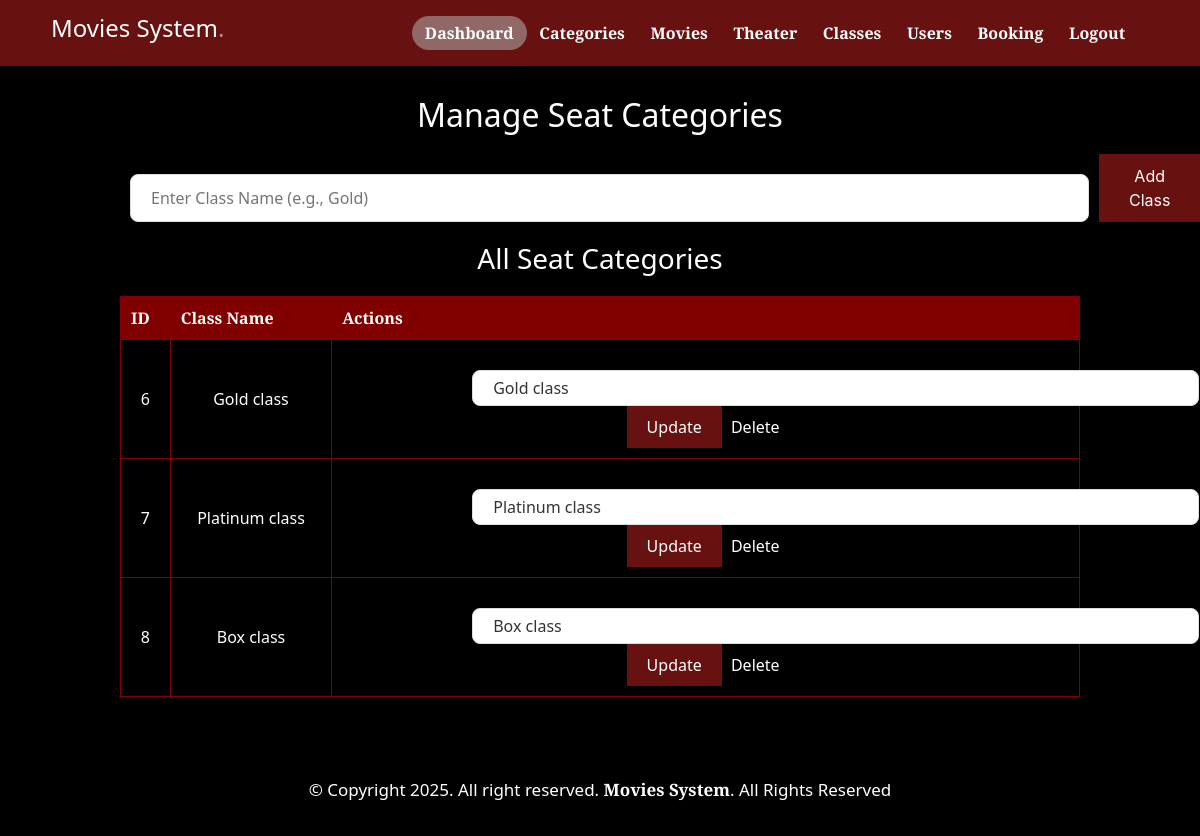
/admin/classes.php, run on the app's committed database.
### tables this page shows
CREATE TABLE `classes` (
  `classid` int(11) NOT NULL,
  `classname` varchar(255) NOT NULL,
  `price` decimal(10,2) NOT NULL
);

### admin/classes.php (the view, shortened to what this page needs)
<?php
include 'header.php';
$con = mysqli_connect('localhost', 'root', '', 'dbmovies');
class ClassManager {
    private $conn;
    public function __construct($dbConnection) {
        $this->conn = $dbConnection;
    }
    public function getAllClasses() {
        $query = "SELECT * FROM classes";
        $result = $this->conn->query($query);
        return $result->fetch_all(MYSQLI_ASSOC);
    }
}
$classManager = new ClassManager($con);
$classes = $classManager->getAllClasses();
?>
<!DOCTYPE html>
<html lang="en">
<head>
</head>
<body>
<br><br>
<br><br>
<h2>Manage Seat Categories</h2>
<form method="POST">
    <input type="text" name="classname" placeholder="Enter Class Name (e.g., Gold)" required>
    <button type="submit" name="addClass">Add Class</button>
</form>
<h3>All Seat Categories</h3>
<table>
    <tr>
        <th>ID</th>
        <th>Class Name</th>
        <th>Actions</th>
    </tr>
    <?php foreach ($classes as $class): ?>
    <tr>
        <td><?= $class['classid'] ?></td>
        <td><?= $class['classname'] ?></td>
        <td>
            <form method="POST" style="display:inline;">
                <input type="text" name="classname" value="<?= $class['classname'] ?>" required>
                <button type="submit" name="updateClass">Update</button>
            </form>
            <a href="?delete=<?= $class['classid'] ?>" onclick="return confirm('Are you sure you want to delete this class?')">Delete</a>
        </td>
    </tr>
    <?php endforeach; ?>
</table>
<?php include 'footer.php'; ?>
</body>
</html>

### style.css (style rules this page uses)
* { margin: 0; padding: 0; box-sizing: border-box; }
body { background-color: #000; color: #fff; font-family: "Baskervville SC", system-ui; font-weight: 400; font-style: normal; margin: 0; padding: 0; line-height: 1.6; }
form input[type="text"], form select, form input[type="submit"] { padding: 6px 20px; font-size: 1rem; border-radius: 8px; border: 1px solid #ddd; outline: none; width: 100%; transition: all 0.3s ease; margin-left: 130px; margin-top: 20px; font-family: "Baskervville SC", system-ui; font-style: normal; }
form input[type="text"], form select { background-color: #ffffff; color: #333; }

### admin/classes.php (style rules this page uses)
body { font-family: "Baskervville SC", system-ui; background-color: #000 !important; color: #fff !important; margin: 0; padding: 0; }
h2 { font-family: "Baskervville SC", system-ui; color:rgb(255, 255, 255); text-align: center; }
h3 { font-family: "Baskervville SC", system-ui; color:rgb(255, 255, 255); text-align: center; }
form { display: flex; justify-content: center; margin: 20px 0; }
input[type="text"] { padding: 10px; margin-right: 10px; border: 1px solid #800000; border-radius: 5px; background-color: white; color: black; font-family: "Baskervville SC", system-ui; }
button { padding: 10px 20px; background-color: rgb(104, 17, 17); color: white; border: none; border-radius: 5px; cursor: pointer; font-family: "Baskervville SC", system-ui; }
table { width: 80%; margin: 0 auto; border-collapse: collapse; margin-top: 20px; font-family: "Baskervville SC", system-ui; background-color: #000 !important; color: #fff !important; }
table, th, td { border: 1px solid #800000; }
td { padding: 10px; text-align: center; font-family: "Baskervville SC", system-ui; background-color: #000 !important; color: #fff !important; font-size: 1.0rem; }
th { padding: 10px; text-align: center; background-color: #800000; color: white; }
tr:nth-child(even) { background-color: #333; }
a { color:rgb(255, 255, 255) !important; text-decoration: none; padding: 5px; }

### admin/footer.php (style rules this page uses)
body { background-color: #111; text-align: center; }

### data on the page
classes: classid "6", classname "Gold class"
classes: classid "7", classname "Platinum class"
classes: classid "8", classname "Box class"
